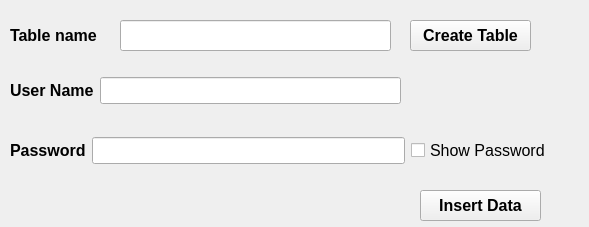
<?xml version="1.0" encoding="UTF-8"?>
<ui version="4.0">
 <class>Form</class>
 <widget class="QWidget" name="Form">
  <property name="geometry">
   <rect>
    <x>0</x>
    <y>0</y>
    <width>589</width>
    <height>227</height>
   </rect>
  </property>
  <property name="windowTitle">
   <string>Form</string>
  </property>
  <widget class="QLineEdit" name="lineEdit_table_name">
   <property name="geometry">
    <rect>
     <x>120</x>
     <y>20</y>
     <width>271</width>
     <height>31</height>
    </rect>
   </property>
   <property name="font">
    <font>
     <pointsize>12</pointsize>
    </font>
   </property>
  </widget>
  <widget class="QLabel" name="label_table_name">
   <property name="geometry">
    <rect>
     <x>10</x>
     <y>20</y>
     <width>111</width>
     <height>31</height>
    </rect>
   </property>
   <property name="font">
    <font>
     <pointsize>12</pointsize>
     <weight>75</weight>
     <bold>true</bold>
    </font>
   </property>
   <property name="text">
    <string>Table name</string>
   </property>
  </widget>
  <widget class="QPushButton" name="button_create_table">
   <property name="geometry">
    <rect>
     <x>410</x>
     <y>20</y>
     <width>121</width>
     <height>31</height>
    </rect>
   </property>
   <property name="font">
    <font>
     <pointsize>12</pointsize>
     <weight>75</weight>
     <bold>true</bold>
    </font>
   </property>
   <property name="text">
    <string>Create Table</string>
   </property>
  </widget>
  <widget class="QPushButton" name="button_insert_data">
   <property name="geometry">
    <rect>
     <x>420</x>
     <y>190</y>
     <width>121</width>
     <height>31</height>
    </rect>
   </property>
   <property name="font">
    <font>
     <pointsize>12</pointsize>
     <weight>75</weight>
     <bold>true</bold>
    </font>
   </property>
   <property name="text">
    <string>Insert Data</string>
   </property>
  </widget>
  <widget class="QLabel" name="label_result">
   <property name="geometry">
    <rect>
     <x>10</x>
     <y>185</y>
     <width>401</width>
     <height>31</height>
    </rect>
   </property>
   <property name="font">
    <font>
     <pointsize>12</pointsize>
     <weight>75</weight>
     <bold>true</bold>
    </font>
   </property>
   <property name="text">
    <string/>
   </property>
  </widget>
  <widget class="QWidget" name="">
   <property name="geometry">
    <rect>
     <x>10</x>
     <y>70</y>
     <width>391</width>
     <height>41</height>
    </rect>
   </property>
   <layout class="QHBoxLayout" name="horizontalLayout">
    <item>
     <widget class="QLabel" name="label_user_name">
      <property name="font">
       <font>
        <pointsize>12</pointsize>
        <weight>75</weight>
        <bold>true</bold>
       </font>
      </property>
      <property name="text">
       <string>User Name</string>
      </property>
     </widget>
    </item>
    <item>
     <widget class="QLineEdit" name="lineEdit_user_name">
      <property name="font">
       <font>
        <pointsize>12</pointsize>
       </font>
      </property>
     </widget>
    </item>
   </layout>
  </widget>
  <widget class="QWidget" name="">
   <property name="geometry">
    <rect>
     <x>10</x>
     <y>130</y>
     <width>541</width>
     <height>41</height>
    </rect>
   </property>
   <layout class="QHBoxLayout" name="horizontalLayout_2">
    <item>
     <widget class="QLabel" name="label_password">
      <property name="font">
       <font>
        <pointsize>12</pointsize>
        <weight>75</weight>
        <bold>true</bold>
       </font>
      </property>
      <property name="text">
       <string>Password</string>
      </property>
     </widget>
    </item>
    <item>
     <widget class="QLineEdit" name="lineEdit_password">
      <property name="font">
       <font>
        <pointsize>12</pointsize>
       </font>
      </property>
      <property name="echoMode">
       <enum>QLineEdit::Password</enum>
      </property>
     </widget>
    </item>
    <item>
     <widget class="QCheckBox" name="checkbox_show_password">
      <property name="font">
       <font>
        <pointsize>12</pointsize>
       </font>
      </property>
      <property name="text">
       <string>Show Password</string>
      </property>
     </widget>
    </item>
   </layout>
  </widget>
 </widget>
 <resources/>
 <connections/>
</ui>
